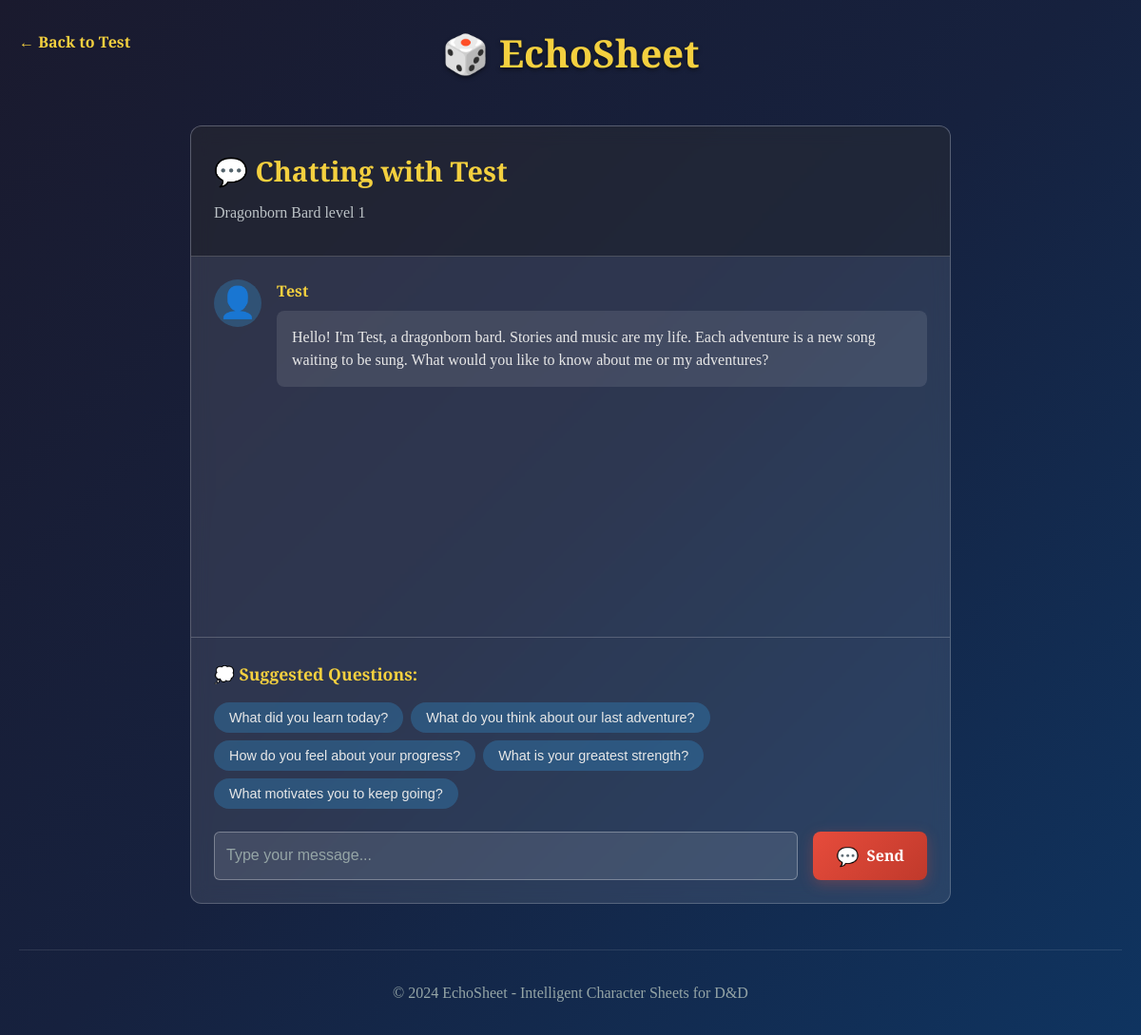
Page /character/26/chat on the committed database.
### tables this page shows
CREATE TABLE characters (
            id INTEGER PRIMARY KEY AUTOINCREMENT,
            name TEXT NOT NULL,
            race TEXT NOT NULL,
            char_class TEXT NOT NULL,
            level INTEGER DEFAULT 1,
            background TEXT,
            attributes TEXT,
            skills TEXT,
            feats TEXT,
            spells TEXT,
            personality_traits TEXT,
            history_log TEXT,
            chat_history TEXT,
            created_at TIMESTAMP DEFAULT CURRENT_TIMESTAMP
        , cantrips TEXT, spells_known TEXT, background_story TEXT, short_term_goals TEXT, long_term_goals TEXT, personal_goals TEXT, personality_tags TEXT, flaws TEXT, currency TEXT, items TEXT, item_weights TEXT);

### app.py (the view, shortened to what this page needs)
@app.route('/character/<int:character_id>/chat', methods=['GET', 'POST'])
def chat_with_character(character_id):
    conn = sqlite3.connect('db.sqlite')
    cursor = conn.cursor()
    cursor.execute('SELECT * FROM characters WHERE id = ?', (character_id,))
    char_data = cursor.fetchone()
    conn.close()
    if not char_data:
        return redirect(url_for('index'))
    character = Character(
        id=char_data[0],
        name=char_data[1],
        race=char_data[2],
        char_class=char_data[3],
        level=char_data[4],
        background=char_data[5],
        attributes=json.loads(char_data[6]) if char_data[6] and char_data[6].strip() else {},
        skills=json.loads(char_data[7]) if char_data[7] and char_data[7].strip() else [],
        feats=json.loads(char_data[8]) if char_data[8] and char_data[8].strip() else [],
        cantrips=json.loads(char_data[14]) if char_data[14] and char_data[14].strip() else [],
        spells_known=json.loads(char_data[15]) if char_data[15] and char_data[15].strip() else [],
        personality_traits=char_data[10] or '',
        background_story=char_data[16] if len(char_data) > 16 and char_data[16] else '',
        short_term_goals=char_data[17] if len(char_data) > 17 and char_data[17] else '',
        long_term_goals=char_data[18] if len(char_data) > 18 and char_data[18] else '',
        personal_goals=char_data[19] if len(char_data) > 19 and char_data[19] else '',
        personality_tags=json.loads(char_data[20]) if len(char_data) > 20 and char_data[20] and char_data[20].strip() else [],
        flaws=char_data[21] if len(char_data) > 21 and char_data[21] else '',
        currency=json.loads(char_data[22]) if len(char_data) > 22 and char_data[22] and char_data[22].strip() else {},
        items=json.loads(char_data[23]) if len(char_data) > 23 and char_data[23] and char_data[23].strip() else [],
        item_weights=json.loads(char_data[24]) if len(char_data) > 24 and char_data[24] and char_data[24].strip() else {},
        chat_history=json.loads(char_data[12]) if char_data[12] and char_data[12].strip() else []
    )
    character.spells = character.cantrips + character.spells_known
    return render_template('chat.html', character=character)

### templates/chat.html (shortened to what this page needs)
<!DOCTYPE html>
<html lang="es">
<head>
    <link rel="stylesheet" href="{{ url_for('static', filename='styles.css') }}">
</head>
<body>
    <div class="container">
        <header class="main-header">
            <h1 class="title">🎲 EchoSheet</h1>
            <a href="{{ url_for('view_character', character_id=character.id) }}" class="back-link">← Back to {{ character.name }}</a>
        </header>
        <main class="main-content">
            <div class="chat-container">
                <div class="chat-header">
                    <div class="character-info">
                        <h2>💬 Chatting with {{ character.name }}</h2>
                        <p class="character-subtitle">{{ character.race }} {{ character.char_class }} level {{ character.level }}</p>
                    </div>
                </div>
                <div class="chat-messages" id="chat-messages">
                    <div class="message character-message">
                        <div class="message-avatar">👤</div>
                        <div class="message-content">
                            <div class="message-sender">{{ character.name }}</div>
                            <div class="message-text">
                                Hello! I'm {{ character.name }}, a {{ character.race.lower() }} {{ character.char_class.lower() }}.
                                {% if character.char_class == 'Fighter' %}
                                    I'm ready for battle and always seek to improve my combat techniques.
                                {% elif character.char_class == 'Wizard' %}
                                    Knowledge and magic are my passion. Each spell is a new opportunity for learning.
                                {% elif character.char_class == 'Cleric' %}
                                    My faith guides me in every step. I'm here to help and protect those in need.
                                {% elif character.char_class == 'Rogue' %}
                                    The shadows are my allies. I prefer to work from the shadows, but when necessary, I act.
                                {% elif character.char_class == 'Ranger' %}
                                    Nature is my home. The forests have taught me everything I know about survival.
                                {% elif character.char_class == 'Paladin' %}
                                    Justice and honor are my principles. I fight for what is right and protect the innocent.
                                {% elif character.char_class == 'Bard' %}
                                    Stories and music are my life. Each adventure is a new song waiting to be sung.
                                {% elif character.char_class == 'Sorcerer' %}
                                    Magic flows in my veins. My power is part of my being, both blessing and responsibility.
                                {% elif character.char_class == 'Warlock' %}
                                    My patron has granted me power, but at a price. Arcane secrets are my specialty.
                                {% elif character.char_class == 'Monk' %}
                                    Inner peace and discipline are my path. The balance between body and mind is essential.
                                {% elif character.char_class == 'Druid' %}
                                    I am one with nature. The spirits of the earth guide and protect me.
                                {% elif character.char_class == 'Barbarian' %}
                                    Rage and strength are my weapons. My tribe has forged me in the fire of battle.
                                {% else %}
                                    I'm here to adventure and grow in power and experience.
                                {% endif %}
                                What would you like to know about me or my adventures?
                            </div>
                        </div>
                    </div>
                </div>
                <div class="chat-input-section">
                    <div class="suggested-questions">
                        <h4>💭 Suggested Questions:</h4>
                        <div class="question-buttons">
                            <button class="question-btn" data-question="What did you learn today?">What did you learn today?</button>
                            <button class="question-btn" data-question="What do you think about our last adventure?">What do you think about our last adventure?</button>
                            <button class="question-btn" data-question="How do you feel about your progress?">How do you feel about your progress?</button>
                            <button class="question-btn" data-question="What is your greatest strength?">What is your greatest strength?</button>
                            <button class="question-btn" data-question="What motivates you to keep going?">What motivates you to keep going?</button>
                        </div>
                    </div>
                    <form id="chat-form" class="chat-form">
                        <div class="input-group">
                            <input type="text" id="message-input" placeholder="Type your message..." required>
                            <button type="submit" class="btn btn-primary">
                                <span class="btn-icon">💬</span>
                                Send
                            </button>
                        </div>
                    </form>
                </div>
            </div>
        </main>
        <footer class="main-footer">
            <p>&copy; 2024 EchoSheet - Intelligent Character Sheets for D&D</p>
        </footer>
    </div>
</body>
</html>

### static/styles.css (style rules this page uses)
* { margin: 0; padding: 0; box-sizing: border-box; }
body { font-family: 'Crimson Text', serif; background: linear-gradient(135deg, #1a1a2e 0%, #16213e 50%, #0f3460 100%); color: #e8e8e8; line-height: 1.6; min-height: 100vh; overflow-x: hidden; }
.container { max-width: 1200px; margin: 0 auto; padding: 0 20px; position: relative; }
html { scroll-behavior: smooth; }
h1, h2, h3, h4, h5, h6 { font-family: 'Cinzel', serif; font-weight: 600; color: #f4d03f; }
.main-header { text-align: center; padding: 1.5rem 0; position: relative; margin-bottom: 1rem; }
.title { font-size: 2.5rem; margin-bottom: 0.25rem; text-shadow: 0 2px 4px rgba(0, 0, 0, 0.5); color: #f4d03f; }
.back-link { position: absolute; top: 2rem; left: 0; color: #f4d03f; text-decoration: none; font-weight: 600; transition: color 0.3s ease; }
.btn { display: inline-flex; align-items: center; gap: 0.5rem; padding: 0.75rem 1.5rem; border: none; border-radius: 8px; font-family: 'Cinzel', serif; font-weight: 600; text-decoration: none; cursor: pointer; transition: all 0.3s ease; font-size: 1rem; }
.btn-primary { background: linear-gradient(135deg, #e74c3c, #c0392b); color: white; box-shadow: 0 4px 15px rgba(231, 76, 60, 0.3); }
.btn-icon { font-size: 1.2em; }
.character-info { flex: 1; min-width: 0; }
.chat-container { max-width: 800px; margin: 0 auto; background: rgba(255, 255, 255, 0.1); border-radius: 12px; backdrop-filter: blur(10px); border: 1px solid rgba(255, 255, 255, 0.2); overflow: hidden; }
.chat-header { background: rgba(0, 0, 0, 0.3); padding: 1.5rem; border-bottom: 1px solid rgba(255, 255, 255, 0.2); }
.chat-header h2 { font-size: 1.8rem; margin-bottom: 0.5rem; color: #f4d03f; }
.character-subtitle { color: #bdc3c7; margin-bottom: 0.5rem; }
.chat-messages { height: 400px; overflow-y: auto; padding: 1.5rem; }
.message { display: flex; gap: 1rem; margin-bottom: 1.5rem; }
.message-avatar { font-size: 2rem; width: 50px; height: 50px; display: flex; align-items: center; justify-content: center; background: rgba(52, 152, 219, 0.3); border-radius: 50%; flex-shrink: 0; }
.message-content { flex: 1; }
.message-sender { font-weight: bold; color: #f4d03f; margin-bottom: 0.5rem; }
.message-text { background: rgba(255, 255, 255, 0.1); padding: 1rem; border-radius: 8px; color: #e8e8e8; line-height: 1.5; }
.chat-input-section { padding: 1.5rem; border-top: 1px solid rgba(255, 255, 255, 0.2); }
.suggested-questions { margin-bottom: 1.5rem; }
.suggested-questions h4 { font-size: 1.1rem; margin-bottom: 1rem; color: #f4d03f; }
.question-buttons { display: flex; flex-wrap: wrap; gap: 0.5rem; }
.question-btn { background: rgba(52, 152, 219, 0.3); border: none; color: #e8e8e8; padding: 0.5rem 1rem; border-radius: 20px; cursor: pointer; font-size: 0.9rem; transition: background 0.3s ease; }
.chat-form { display: flex; gap: 1rem; }
.input-group { display: flex; flex: 1; gap: 1rem; }
#message-input { flex: 1; padding: 0.75rem; border: 1px solid rgba(255, 255, 255, 0.3); border-radius: 6px; background: rgba(255, 255, 255, 0.1); color: #e8e8e8; font-size: 1rem; }
#message-input::placeholder { color: #95a5a6; }
.main-footer { text-align: center; padding: 2rem 0; color: #95a5a6; border-top: 1px solid rgba(255, 255, 255, 0.1); margin-top: 3rem; }
.character-info { flex: 1; }

### rows in the picture
characters: name "Test", race "Dragonborn", char_class "Bard", level "1", race "dragonborn", char_class "bard"
